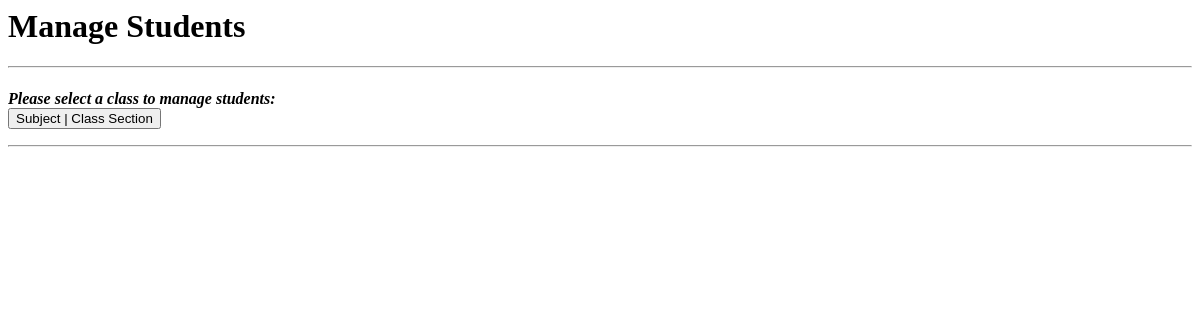
Before: /defaultstudentview/ (signed in) with the older database file.
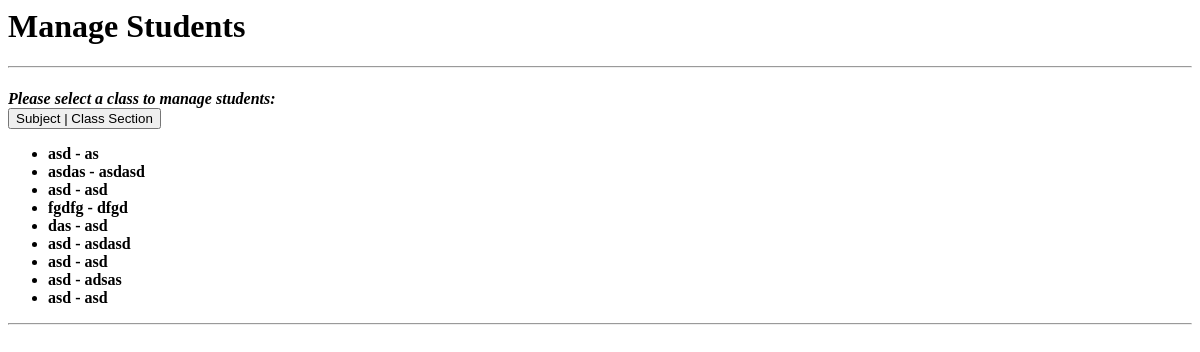
After: the same page with the newer database file.
### classrecord/models.py (models this page shows, shortened)
class Class(models.Model):
    name = models.CharField(max_length=200)
    section = models.CharField(max_length=200)
    subject_type = models.ForeignKey(SubjectType, default=1)
    user = models.ForeignKey(User)
    hidden = models.CharField(max_length=2, default=0)

### classrecord/views.py (the view)
# urls.py: url(r'^defaultstudentview/$', defaultstudentview),
def defaultstudentview(request):
    userid = request.user.id
    user_instance = User.objects.get(id=userid)
    classes = Class.objects.filter(user=user_instance, hidden=0)
    return render(request, 'partials/defaultstudentview.html', {'classes': classes})

### templates/partials/defaultstudentview.html (shortened to what this page needs)
<div class="col-xs-12 text-center"><h1 class="contenttitle">Manage Students</h1><hr></div>
<div class="col-xs-12 text-center">
    <h4 class="contenttitle">
        <span class="col-xs-12"><i>Please select a class to manage students:</i> <div id="" class="btn-group eyey">
              <button class="btn btn-primary dropdown-toggle" type="button" data-toggle="dropdown" aria-haspopup="true" aria-expanded="false">
                Subject | Class Section
              </button>
              <ul class="dropdown-menu">
                  {% for class in classes %}
                    <li class="li-selection" onclick="viewClass({{ class.id }})">{{ class.name }} - {{ class.section }}</li>
                    {% endfor %}
              </ul>
             </div><hr></span>
    </h4>
</div>

Changed rows visible on the page:
added Class: name "asd", section "as"
added Class: name "asdas", section "asdasd"
added Class: name "asd", section "asd"
added Class: name "fgdfg", section "dfgd"
added Class: name "das", section "asd"
added Class: name "asd", section "asdasd"
added Class: name "asd", section "asd"
added Class: name "asd", section "adsas"
added Class: name "asd", section "asd"
